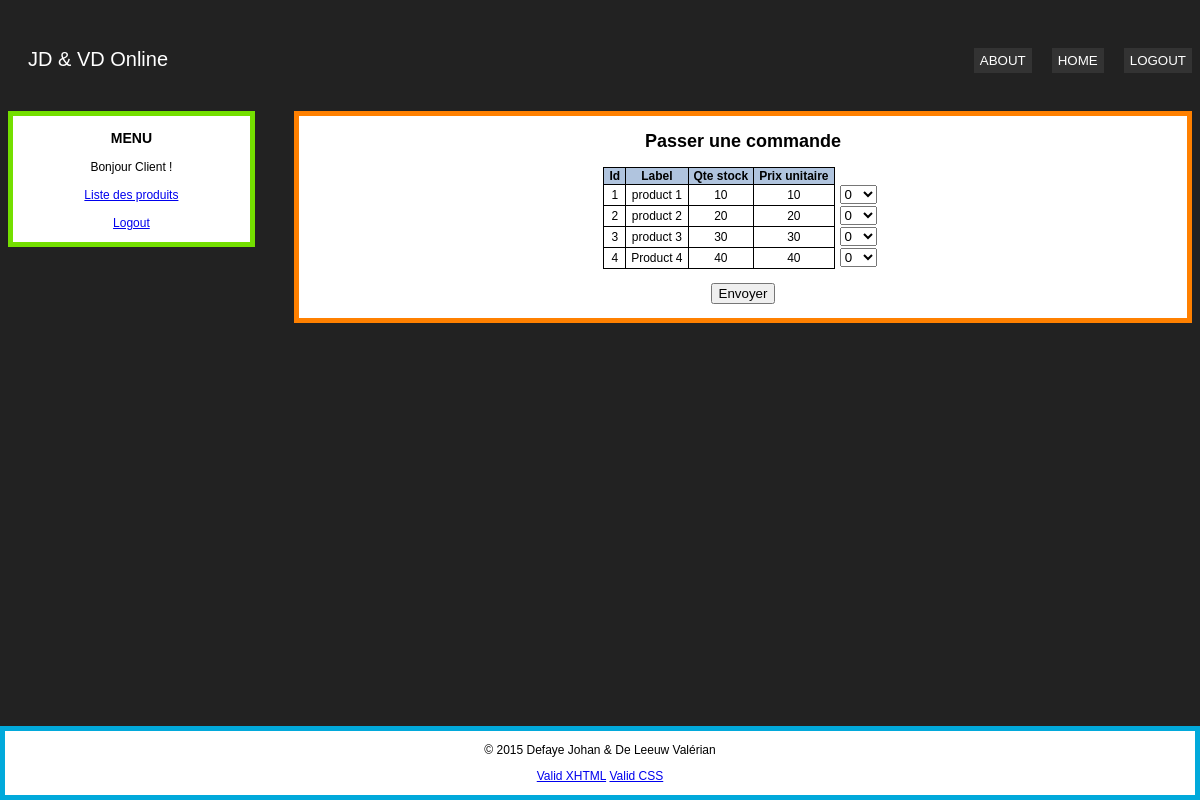
Page /ajout_command.php (signed in) on the committed database.
### tables this page shows
CREATE TABLE IF NOT EXISTS `product` (
  `pr_id` int(11) NOT NULL AUTO_INCREMENT,
  `pr_label` varchar(80) NOT NULL,
  `pr_stock_qty` int(11) NOT NULL,
  `pr_unit_price` float NOT NULL,
  PRIMARY KEY (`pr_id`),
  KEY `pr_label` (`pr_label`)
);

### ajout_command.php (the view, shortened to what this page needs)
<?php
require_once('view/document.php');
$document=new Document();
if (!$document->begin(1)) die();
$document->beginSection("Passer une commande");
$url='http://'.$_SERVER['HTTP_HOST'];
$pdo = new PDO("mysql:host=localhost;dbname=jdvdbd","jdvdbd", "jdvdbd");
$res=$pdo->query("SELECT * FROM product;");
?>
<form action="<?php echo $url.'/jdvd/controller/controller_command?action=add'?>" method="post">
	<table>
		<tr>
			<th>Id</th>
			<th>Label</th>
			<th>Qte stock</th>
			<th>Prix unitaire</th>
		</tr>
			<?php while($tableau=$res->fetch(PDO::FETCH_NUM)){ ?>
				<tr>
					<td> <?php echo "$tableau[0]"; ?> </td>
					<td> <?php echo "$tableau[1]"; ?> </td>
					<td> <?php echo "$tableau[2]"; ?> </td>
					<td> <?php echo "$tableau[3]"; ?> </td>
					<td class="lien_tab"> <select name="<?php echo "cp_qty_".$tableau[0] ?>">
						<?php for($i=0; $i<=$tableau[2]; $i++){ ?>
								<option value="<?php echo $i; ?>"> <?php echo $i; ?> </option>
						<?php } ?>
					</select> </td>
				</tr>
			<?php } ?>
	</table>
		<br/>
	<input type="submit" value="Envoyer">
</form>
<br/>
<?php
$document->endSection();
$document->end();
?>

### view/document.php (shortened to what this page needs)
<?php
class Document{
	private $userId;
	private $userLevel;
	private $accessLevel;
	public function __construct($css="",$dojoRequire="",$meta=""){
		$this->userId=0;
		$this->userLevel=0;
		$this->accessLevel=0;
		if (isset($_SESSION["userId"])) {
			$this->userId=$_SESSION["userId"];
		}
		if (isset($_SESSION["userLevel"])) {
			$this->userLevel=$_SESSION["userLevel"];
		}
		$this->htmlHeader($css,$dojoRequire,$meta);
	}
	public function begin($level=0) {
		$this->accessLevel=$level;
		$this->header();
		if (!$this->menu()) {
			$this->notAllowed();
			$this->end();
			return false;
		}
		return true;
	}
	private function htmlHeader($css="",$dojoRequire="",$meta=""){
		$url='http://'.$_SERVER['HTTP_HOST'].'/jdvd';
		echo "<!DOCTYPE html PUBLIC \"-//W3C//DTD XHTML 1.0 Strict//EN\" \"http://www.w3.org/TR/xhtml1/DTD/xhtml1-strict.dtd\">\n";
		echo "<html xmlns=\"http://www.w3.org/1999/xhtml\" xml:lang=\"en\" lang=\"en\">\n";
		echo "<head> \n";
		echo "<link rel=\"stylesheet\" type=\"text/css\" href=\"$url/css/global.css\" /> \n";
		echo "</head> \n";
	}
	protected function header(){
		$url='http://'.$_SERVER['HTTP_HOST'].'/jdvd';
		echo "<body>\n";
		echo "<div id=\"bandeau-site\">\n";
		echo "<p id=\"titre-bandeau\">JD & VD Online\n";
		if ($this->userId != 0)
			echo "<a href=\"$url/controller/controller.php?action=logout\"><button name=\"LOGOUT\">LOGOUT</button></a>\n";
		else
			echo "<a href=\"$url/controller/controller.php?action=login\"><button name=\"LOGIN\">LOGIN</button></a>\n";
		echo "<a href=\"$url/controller/controller.php?action=index\"><button name=\"HOME\">HOME</button></a>\n";
		echo "<a href=\"$url/controller/controller.php?action=about\"><button name=\"ABOUT\">ABOUT</button></a>\n";
		echo "</p>\n";
		echo "</div>\n";
	}
	public function menu(){
		echo "<div id=\"site\">\n";
		echo "<div id=\"menu_contextuel\">\n";
		echo "<h3>MENU</h3>\n";
		if ($this->userLevel < $this->accessLevel) {
		} else {
			$menuFunction="menuLevel".strtolower($this->userLevel);
			$this->$menuFunction();
		}
		echo "</div>\n";
		return ($this->userLevel >= $this->accessLevel);
	}
	public function beginSection($title){
		echo "<div id=\"sujet\">\n";
		echo "<h2>$title</h2>\n";
	}
	public function endSection(){
		echo "</div> \n";
		echo "</div> \n";
	}
	public function end(){
		echo "<div id=\"footer-site\"> \n";
		echo "<p>&copy; 2015 Defaye Johan &amp; De Leeuw Val&eacute;rian</p>\n";
		echo "<p><a href=\"http://validator.w3.org/check?uri=referer\">Valid XHTML</a> \n";
		echo "<a href=\"http://jigsaw.w3.org/css-validator/\">Valid CSS</a></p> \n";
		echo "</div> \n";
		echo "</body> \n";
		echo "</html> \n";
	}
	protected function menuLevel1() {
		$url='http://'.$_SERVER['HTTP_HOST'].'/jdvd';
		echo "<p> Bonjour Client ! <br/> <br/> \n";
		echo "<a href=\"$url/controller/controller.php?action=product\">Liste des produits</a><br/> <br/>\n";
		echo "<a href=\"$url/controller/controller.php?action=logout\">Logout</a></p>\n";
	}
}
?>

### css/global.css (style rules this page uses)
body { font:12px Arial; background-color:#222; }
table { border-collapse:collapse; margin-left:auto; margin-right:auto; }
td { padding-left:5px; padding-right:5px; border:1px solid black; }
th { padding-left:5px; padding-right:5px; border:1px solid black; background-color:#B0C4DE; }
.lien_tab { border-style:none; }
#bandeau-site { padding-top:20px; padding-bottom:20px; }
#titre-bandeau { margin-left:20px; font-size:20px; color:#FFF; }
#titre-bandeau button { background:#333; float:right; color:#FFF; border-width: 0px; margin-left: 20px; padding-top: 5px; padding-bottom: 5px; }
#site { background-color:#FFF; }
#sujet { border-width:5px; border-color:#FF8000; border-style:solid; background-color:#FFF; float:right; text-align:center; width:75%; }
#menu_contextuel { float:left; width:20%; border-style: solid; border-width: 5px; border-color: #74DF00; background-color:#FFF; text-align:center; }
#footer-site { border-style:solid; border-width:5px; border-color:#01A9DB; text-align:center; position:absolute; background-color:#FFF; bottom:0; left:0; right:0; }

### rows in the picture
product: pr_id "1", pr_label "product 1", pr_stock_qty "10", pr_unit_price "10", pr_id "0"
product: pr_id "2", pr_label "product 2", pr_stock_qty "20", pr_unit_price "20", pr_id "0"
product: pr_id "3", pr_label "product 3", pr_stock_qty "30", pr_unit_price "30", pr_id "0"
product: pr_id "4", pr_label "Product 4", pr_stock_qty "40", pr_unit_price "40", pr_id "0"

### other values in the picture
$title "Passer une commande"
